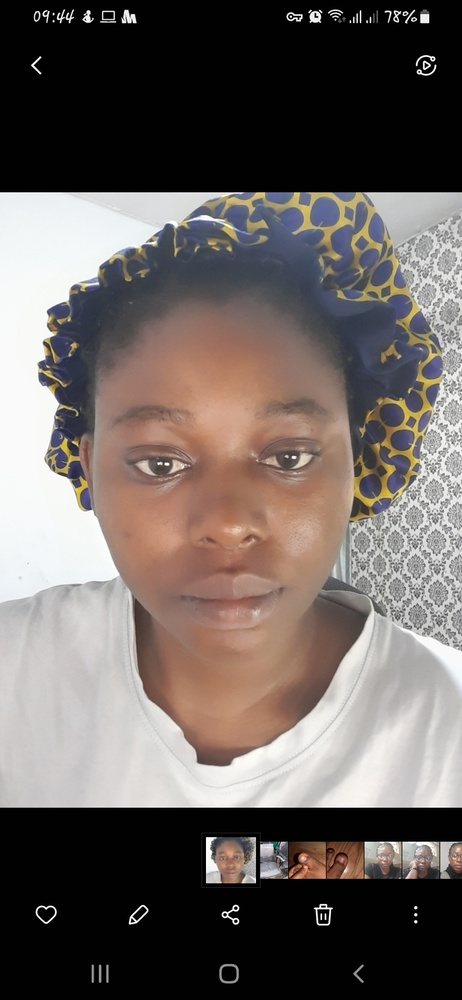
#> input picture new_fake.jpg, 462 x 1000 px, shrunk from 720 x 1560 before the run
$ python test.py   (older library calls are emulated)
#> lines starting #> are read from the running program, lines starting #| are printed output that depends on the picture
#> (reads new_liveness.pkl from the repository)
### preprocessing.py
import numpy as np
import matplotlib.pyplot as plt
import cv2
import os
import skimage.feature as skif


def lbp_histogram(image, P=8, R=1, method='nri_uniform'):
    lbp = skif.local_binary_pattern(image, P, R, method)
    max_bins = int(lbp.max() + 1)
    hist, _ = np.histogram(lbp, normed=True, bins=max_bins, range=(0, max_bins))
    return hist


def extract_feature(image_path):
#> called with image_path = 'new_fake.jpg'
    image = cv2.imread(image_path)
#> image is the input picture: shape (1000, 462, 3); mean B, G, R 95.9, 99.6, 108
    image = cv2.cvtColor(image, cv2.COLOR_BGR2YCrCb)
#> image: shape (1000, 462, 3); mean of channels 0, 1, 2 101.7, 132.5, 124.7
    y_h = lbp_histogram(image[:, :, 0])  # y channel
#> in lbp_histogram, `lbp = skif.local_binary_pattern(image, P, R, method)`:
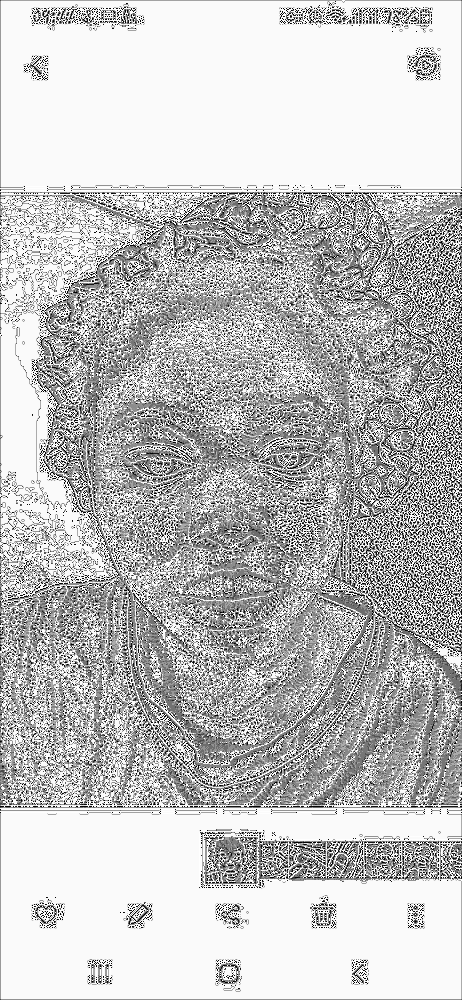
#> lbp: shape (1000, 462) float64; min 0, max 58, mean 43.7; drawn with min black and max white
#> in lbp_histogram, `lbp = skif.local_binary_pattern(image, P, R, method)`:
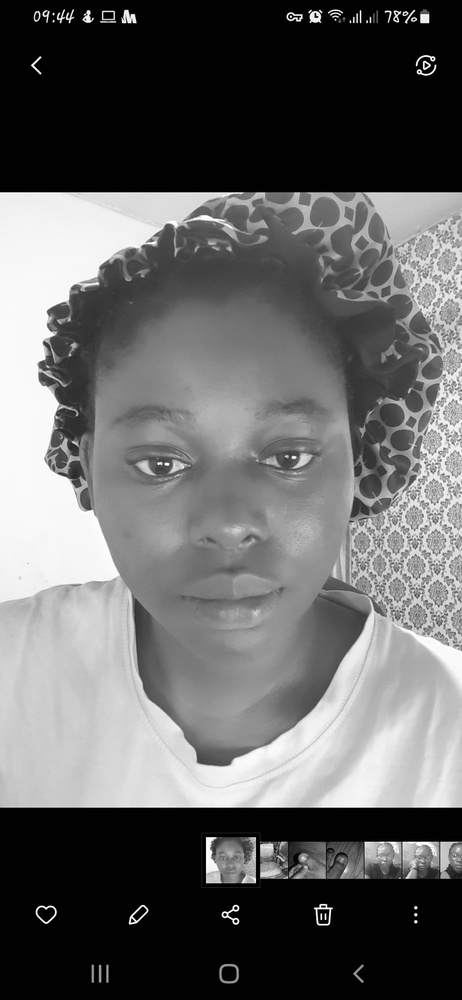
#> image: shape (1000, 462); min 0, max 255, mean 101.7
#> in lbp_histogram, `max_bins = int(lbp.max() + 1)`: max_bins = 59
#> in lbp_histogram, `hist, _ = np.histogram(lbp, normed=True, bins=max_bins, range=(0, max_..`: hist = 59 values, max 0.441 at index 57, min 0.00066 at index 4, mean 0.0169
#> y_h has the same summary as hist in lbp_histogram
    cb_h = lbp_histogram(image[:, :, 1])  # cb channel
#> call 2 of lbp_histogram, with P = 8, R = 1, method = 'nri_uniform'
#> in lbp_histogram (call 2), `lbp = skif.local_binary_pattern(image, P, R, method)`:
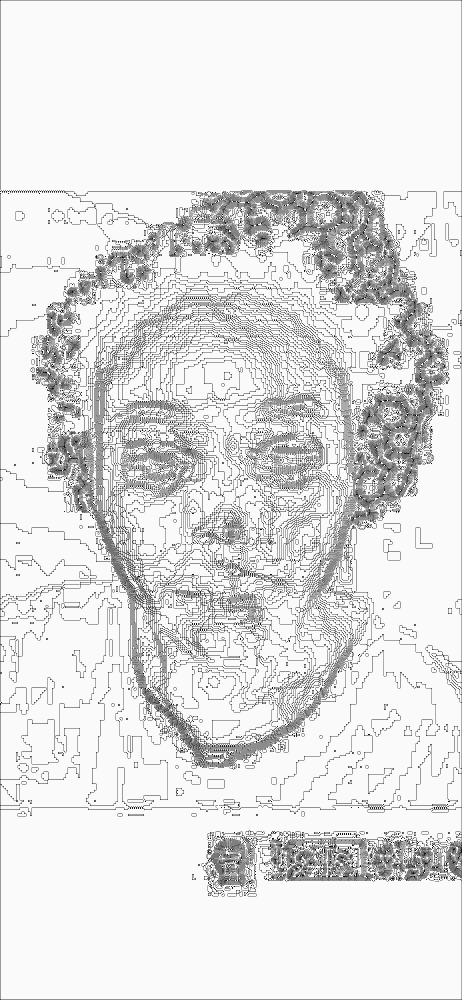
#> lbp: shape (1000, 462) float64; min 0, max 58, mean 51.4; drawn with min black and max white
#> in lbp_histogram (call 2), `lbp = skif.local_binary_pattern(image, P, R, method)`:
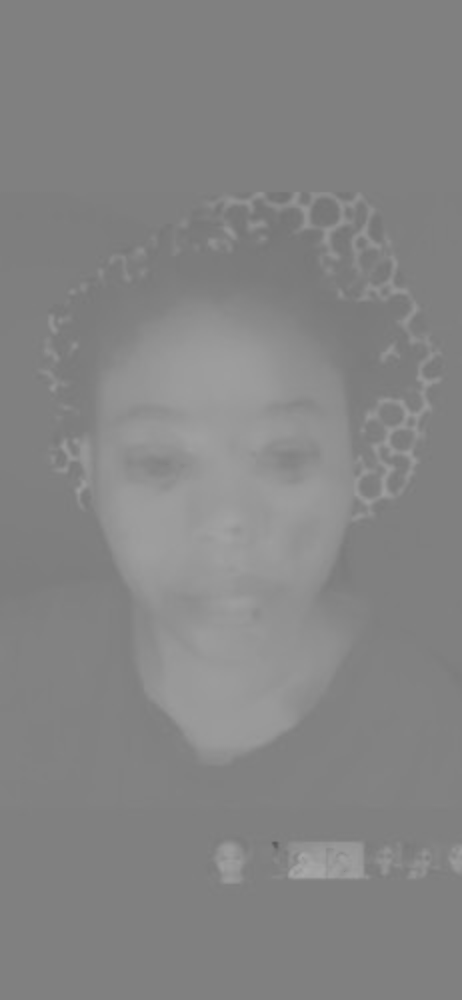
#> image: shape (1000, 462); min 88, max 169, mean 132.5
#> in lbp_histogram (call 2), `hist, _ = np.histogram(lbp, normed=True, bins=max_bins, range=(0, max_..`: hist = 59 values, max 0.751 at index 57, min 0 at index 2, mean 0.0169
#> cb_h has the same summary as hist in lbp_histogram
    cr_h = lbp_histogram(image[:, :, 2])  # cr channel
#> call 3 of lbp_histogram, with P = 8, R = 1, method = 'nri_uniform'
#> in lbp_histogram (call 3), `lbp = skif.local_binary_pattern(image, P, R, method)`:
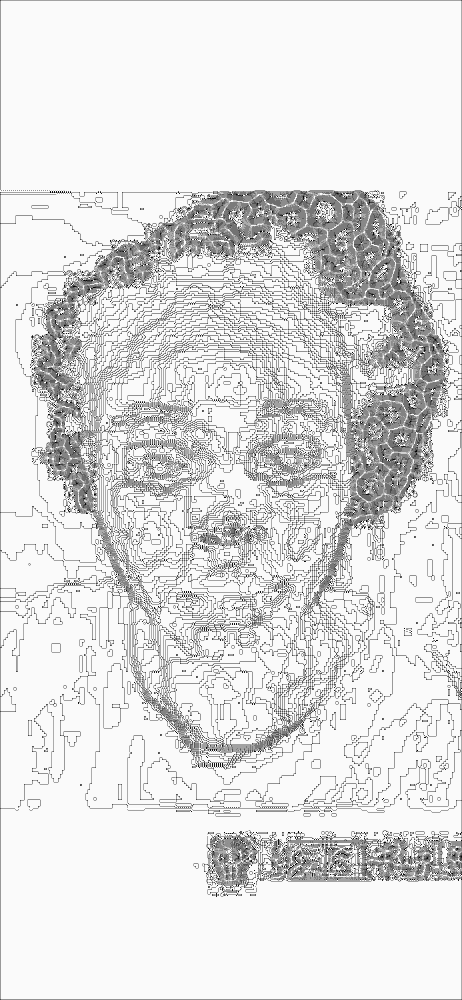
#> lbp: shape (1000, 462) float64; min 0, max 58, mean 50.9; drawn with min black and max white
#> in lbp_histogram (call 3), `lbp = skif.local_binary_pattern(image, P, R, method)`:
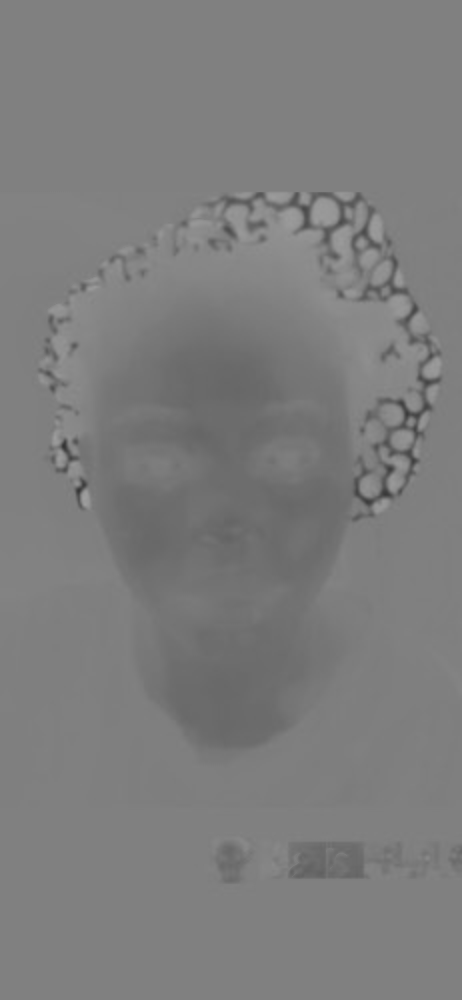
#> image: shape (1000, 462); min 51, max 159, mean 124.7
#> in lbp_histogram (call 3), `hist, _ = np.histogram(lbp, normed=True, bins=max_bins, range=(0, max_..`: hist = 59 values, max 0.733 at index 57, min 0 at index 2, mean 0.0169
#> cr_h has the same summary as hist in lbp_histogram
    feature = np.concatenate((y_h, cb_h, cr_h))
#> feature = 177 values, max 0.751 at index 116, min 0 at index 61, mean 0.0169
    np.save('new_img_feature.npy', np.array(feature))


def load_feature(file_name):
    features = np.load(file_name)
    return features

### test.py
import pickle
from preprocessing import extract_feature, load_feature

pickle_in = open('new_liveness.pkl', 'rb')
model = pickle.load(pickle_in)

data = 'new_fake.jpg'


def predict_spoof(file_path):
    extract_feature(file_path)
    new_img = load_feature('new_img_feature.npy')
    pred = model.predict([new_img])
    if pred == 0:
        print('Denied!!! T  his is a Fake Photo')
    else:
        print('Real Photo')
    return pred


print(predict_spoof(data))
